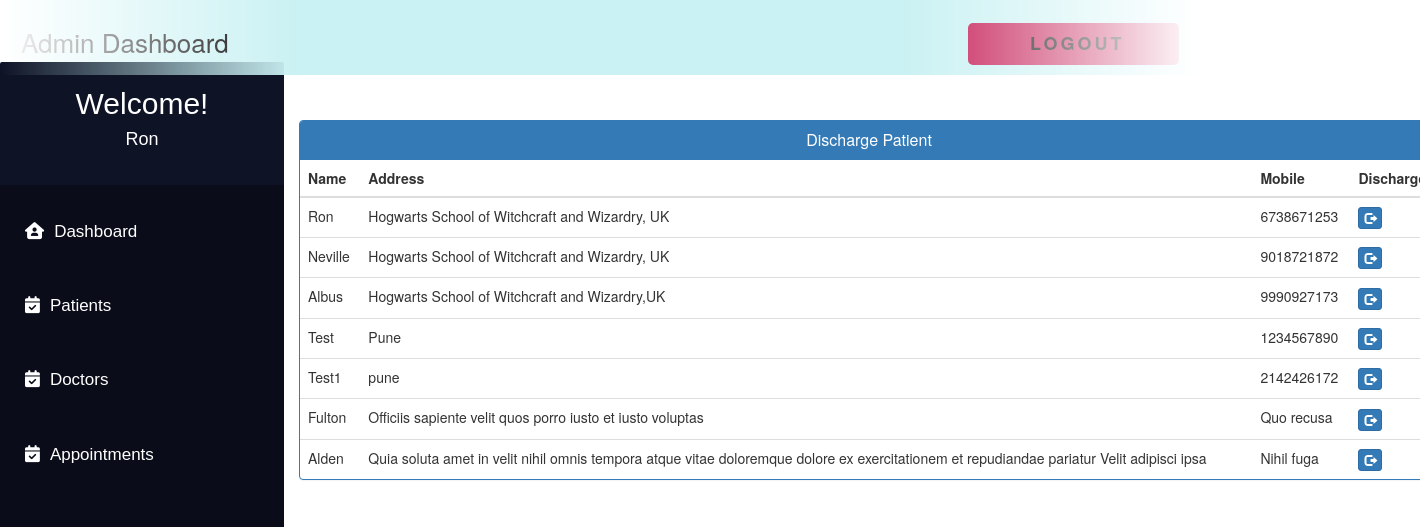
Page /admin_discharge_patient/ (signed in) on the committed database.
### MyApp/models.py (models this page shows, shortened)
class Patient(models.Model):
    user = models.OneToOneField(User, on_delete=models.CASCADE)
    Patient_First_Name = models.CharField(max_length=50, default="")
    Patient_Last_Name = models.CharField(max_length=50, default="")
    gender = models.CharField(max_length=10, choices=GENDER)
    contact = models.CharField(max_length=10)
    address = models.CharField(max_length=350)
    symptoms = models.CharField(max_length=500, default="")
    status = models.BooleanField(default=False)
    admitDate = models.DateField(auto_now=True)
    assignedDoctorId = models.PositiveIntegerField(null=True)

### MyApp/views.py (the view)
# urls.py: path('admin_discharge_patient/', views.admin_discharge_patient,
@login_required(login_url='adminlogin')
def admin_discharge_patient(request):
    patients = Patient.objects.all().filter(status=True)
    return render(request, 'MyApp/admin_discharge_patient.html', {'patients': patients})

### templates/MyApp/admin_discharge_patient.html (shortened to what this page needs)
<!DOCTYPE html>
<html lang="en">
<head>
    <link href="//netdna.bootstrapcdn.com/bootstrap/3.0.0/css/bootstrap.min.css" rel="stylesheet" id="bootstrap-css">
</head>
<body>
    {% include 'MyApp/admin_base.html' %}
    <div class="container"  style="margin-left:20%;margin-top: 120px;">
  <div class="panel panel-primary">
    <div class="panel-heading">
      <h6 class="panel-title">Discharge Patient</h6>
    </div>
    <table class="table table-hover" id="dev-table">
      <thead>
        <tr>
          <th>Name</th>
          <th>Address</th>
          <th>Mobile</th>
          <th>Discharge</th>
        </tr>
      </thead>
      {% for p in patients %}
      <tr>
        <td> {{p.Patient_First_Name}}</td>
        <td>{{p.address}}</td>
        <td>{{p.contact}}</td>
        <td><a class="btn btn-primary btn-xs" href="{% url 'MyApp:discharge_patient' p.id  %}"><span class="glyphicon glyphicon-log-out"></span></a></td>
      </tr>
      {% endfor %}
    </table>
  </div>
</div>
</body>
</html>

### templates/MyApp/admin_base.html (shortened to what this page needs)
<!DOCTYPE html>
<html lang="en">
<head>
</head>
<body>
    <div class="navbar">
        <a>Admin Dashboard</a>
        <button>
            <span class="label"><a href="{% url 'MyApp:logout' %}" class="logoutbtn"
                    style="font-size:18px; text-align: center;">Logout</a></span>
        </button>
    </div>
    <div class="sidebar">
        <div class="userprofile">
            <h2 style="color:white; font-family:sans-serif; padding-top:25px; text-align:center; margin:0px;">Welcome!
            </h2>
            <h4 style="color:white; font-family:sans-serif; text-align:center; padding-bottom:35px;">
                {{request.user.username}}</h4>
        </div>
        <a href="{% url 'MyApp:admin_dashboard' %}"><i class="fa-solid fa-house-user"></i>Dashboard</a>
        <a href="{% url 'MyApp:admin_patient' %}"><i class="fa-solid fa-calendar-check"></i>Patients</a>
        <a href="{% url 'MyApp:admin_doctor' %}"><i class="fa-solid fa-calendar-check"></i>Doctors</a>
        <a href="{% url 'MyApp:admin_appointment' %}"><i class="fa-solid fa-calendar-check"></i>Appointments</a>
    </div>
</body>
</html>

### templates/MyApp/admin_base.html (style rules this page uses)
body { background-color: rgb(255, 255, 255); padding: 0px; margin-top: 0px; margin-left: 0px; margin-right: 0px; margin-bottom: 0px; }
.navbar { overflow: hidden; height: 75px; width: 100%; padding-top: 22px; z-index: 1; top: 0; position: fixed; display: block; max-width: 1200px; mask-image: linear-gradient(90deg, rgba(255, 255, 255, 0) 0%, #ffffff 25%, #ffffff 75%, rgba(255, 255, 255, 0) 100%); margin: 0 auto; background-color: #caf1f3; }
.navbar a { float: left; display: block; font-size: 26px; color: black; text-align: center; padding-left: 20px; text-decoration: none; }
.sidebar .userprofile { background-color: #0e1326; border-radius: 2px !important; margin-top: -5px; }
.sidebar { padding-top: 0px; border-radius: 15px !important; width: 20%; align-items: center; height: 100%; background-color: #0a0d19; font-family: sans-serif; font-size: 17px; font-weight: normal; position: fixed; top: 67px; left: 0; bottom: 0; }
.sidebar i { padding-right: 10px; }
.sidebar a { display: block; color: white; padding: 25px; text-decoration: none; }
button { float: right; position: relative; font-size: 14px; letter-spacing: 3px; height: 3em; padding: 0 3em; border: none; background-color: #c41b54; color: #fff; text-transform: uppercase; overflow: hidden; border-radius: 5px; margin-right: 20px; }
button::before { content: ''; display: block; position: absolute; z-index: 0; bottom: 0; left: 0; height: 0px; width: 100%; background: rgb(196, 27, 84); background: linear-gradient(90deg, rgba(196, 27, 84, 1) 20%, rgba(124, 7, 46, 1) 100%); transition: 0.2s; }
button .label { position: relative; }

### templates/MyApp/admin_discharge_patient.html (style rules this page uses)
a:link { text-decoration: none; }
h6 { text-align: center; }

### rows in the picture
Patient: Patient_First_Name "Ron", address "Hogwarts School of Witchcraft and Wizardry, UK", contact "6738671253"
Patient: Patient_First_Name "Neville", address "Hogwarts School of Witchcraft and Wizardry, UK", contact "9018721872"
Patient: Patient_First_Name "Albus", address "Hogwarts School of Witchcraft and Wizardry,UK", contact "9990927173"
Patient: Patient_First_Name "Test", address "Pune", contact "1234567890"
Patient: Patient_First_Name "Test1", address "pune", contact "2142426172"
Patient: Patient_First_Name "Fulton", address "Officiis sapiente velit quos porro iusto et iusto voluptas", contact "Quo recusa"
Patient: Patient_First_Name "Alden", address "Quia soluta amet in velit nihil omnis tempora atque vitae doloremque dolore ex exercitationem et repudiandae pariatur Velit adipisci ipsa", contact "Nihil fuga"

### other values in the picture
{{ request.user.username }} "Ron"
